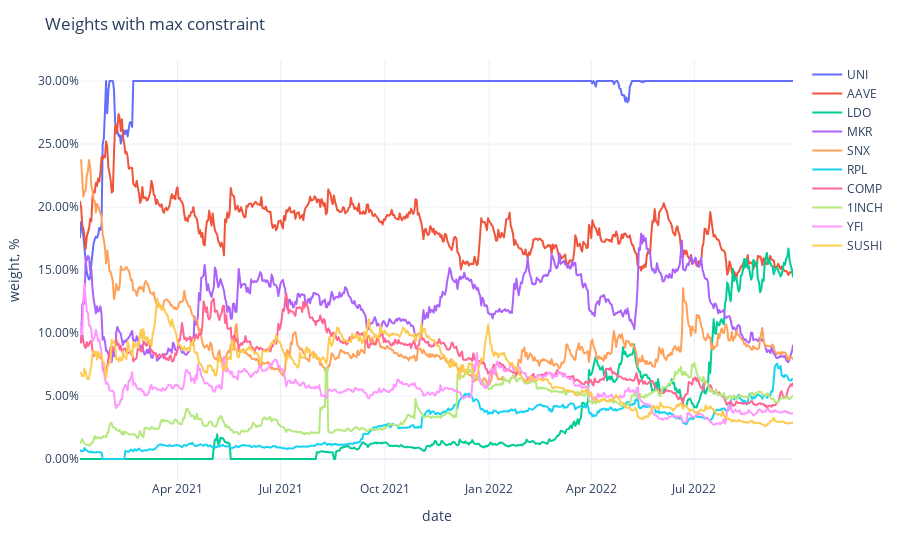

The notebook cell saved with this chart:
### Code cell
fig = px.line(adjusted_weights,
              labels={'value': 'weight, %', 'variable': ''})
fig.update_traces(
    hovertemplate="%{y}"
)
fig.update_yaxes(
    tickformat=".2%",
)
fig.update_xaxes(
    showspikes=True,
    spikethickness=2,
    spikedash="dot",
    spikecolor="#999999",
    spikemode="across",
)
fig.update_layout(
    hovermode="x",
    hoverdistance=100,  ## Distance to show hover label of data point
    spikedistance=1000,  ## Distance to show spike
    template='plotly_white',
    title='Weights with max constraint'
)

### Figure 1 — Plotly figure (JSON) as saved in the notebook; plotly's stock layout.template omitted (floating-point values rounded to 4 significant figures; data arrays with more than 128 entries replaced by an {"elided": "..."} marker saying what was removed)
{"data": [{"hovertemplate": "%{y}", "legendgroup": "UNI", "line": {"color": "#636efa", "dash": "solid"}, "marker": {"symbol": "circle"}, "mode": "lines", "name": "UNI", "showlegend": true, "type": "scattergl", "x": {"elided": "630 str values"}, "xaxis": "x", "y": {"elided": "630 float values"}, "yaxis": "y"}, {"hovertemplate": "%{y}", "legendgroup": "AAVE", "line": {"color": "#EF553B", "dash": "solid"}, "marker": {"symbol": "circle"}, "mode": "lines", "name": "AAVE", "showlegend": true, "type": "scattergl", "x": {"elided": "630 str values"}, "xaxis": "x", "y": {"elided": "630 float values"}, "yaxis": "y"}, {"hovertemplate": "%{y}", "legendgroup": "LDO", "line": {"color": "#00cc96", "dash": "solid"}, "marker": {"symbol": "circle"}, "mode": "lines", "name": "LDO", "showlegend": true, "type": "scattergl", "x": {"elided": "630 str values"}, "xaxis": "x", "y": {"elided": "630 float values"}, "yaxis": "y"}, {"hovertemplate": "%{y}", "legendgroup": "MKR", "line": {"color": "#ab63fa", "dash": "solid"}, "marker": {"symbol": "circle"}, "mode": "lines", "name": "MKR", "showlegend": true, "type": "scattergl", "x": {"elided": "630 str values"}, "xaxis": "x", "y": {"elided": "630 float values"}, "yaxis": "y"}, {"hovertemplate": "%{y}", "legendgroup": "SNX", "line": {"color": "#FFA15A", "dash": "solid"}, "marker": {"symbol": "circle"}, "mode": "lines", "name": "SNX", "showlegend": true, "type": "scattergl", "x": {"elided": "630 str values"}, "xaxis": "x", "y": {"elided": "630 float values"}, "yaxis": "y"}, {"hovertemplate": "%{y}", "legendgroup": "RPL", "line": {"color": "#19d3f3", "dash": "solid"}, "marker": {"symbol": "circle"}, "mode": "lines", "name": "RPL", "showlegend": true, "type": "scattergl", "x": {"elided": "630 str values"}, "xaxis": "x", "y": {"elided": "630 float values"}, "yaxis": "y"}, {"hovertemplate": "%{y}", "legendgroup": "COMP", "line": {"color": "#FF6692", "dash": "solid"}, "marker": {"symbol": "circle"}, "mode": "lines", "name": "COMP", "showlegend": true, "type": "scattergl", "x": {"elided": "630 str values"}, "xaxis": "x", "y": {"elided": "630 float values"}, "yaxis": "y"}, {"hovertemplate": "%{y}", "legendgroup": "1INCH", "line": {"color": "#B6E880", "dash": "solid"}, "marker": {"symbol": "circle"}, "mode": "lines", "name": "1INCH", "showlegend": true, "type": "scattergl", "x": {"elided": "630 str values"}, "xaxis": "x", "y": {"elided": "630 float values"}, "yaxis": "y"}, {"hovertemplate": "%{y}", "legendgroup": "YFI", "line": {"color": "#FF97FF", "dash": "solid"}, "marker": {"symbol": "circle"}, "mode": "lines", "name": "YFI", "showlegend": true, "type": "scattergl", "x": {"elided": "630 str values"}, "xaxis": "x", "y": {"elided": "630 float values"}, "yaxis": "y"}, {"hovertemplate": "%{y}", "legendgroup": "SUSHI", "line": {"color": "#FECB52", "dash": "solid"}, "marker": {"symbol": "circle"}, "mode": "lines", "name": "SUSHI", "showlegend": true, "type": "scattergl", "x": {"elided": "630 str values"}, "xaxis": "x", "y": {"elided": "630 float values"}, "yaxis": "y"}], "layout": {"hoverdistance": 100, "hovermode": "x", "legend": {"title": {"text": ""}, "tracegroupgap": 0}, "margin": {"t": 60}, "spikedistance": 1000, "title": {"text": "Weights with max constraint"}, "xaxis": {"anchor": "y", "domain": [0, 1], "showspikes": true, "spikecolor": "#999999", "spikedash": "dot", "spikemode": "across", "spikethickness": 2, "title": {"text": "date"}}, "yaxis": {"anchor": "x", "domain": [0, 1], "tickformat": ".2%", "title": {"text": "weight, %"}}}}
